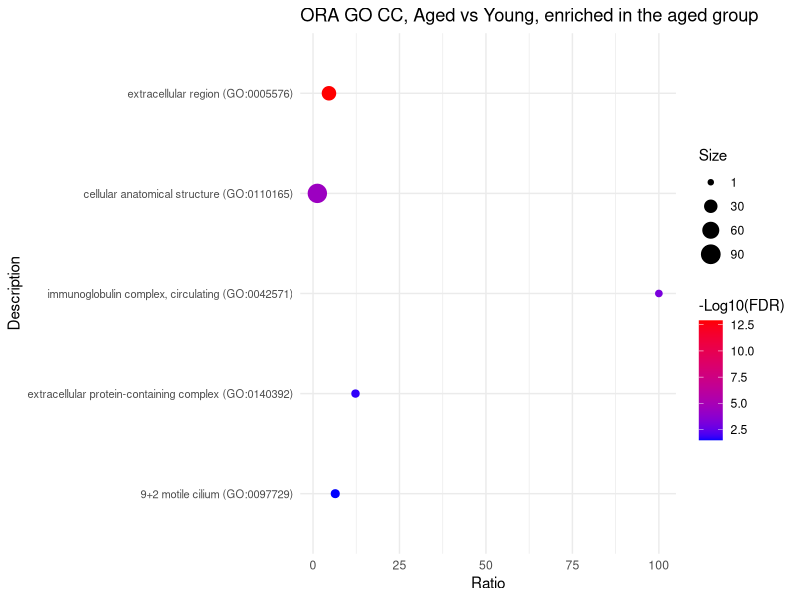
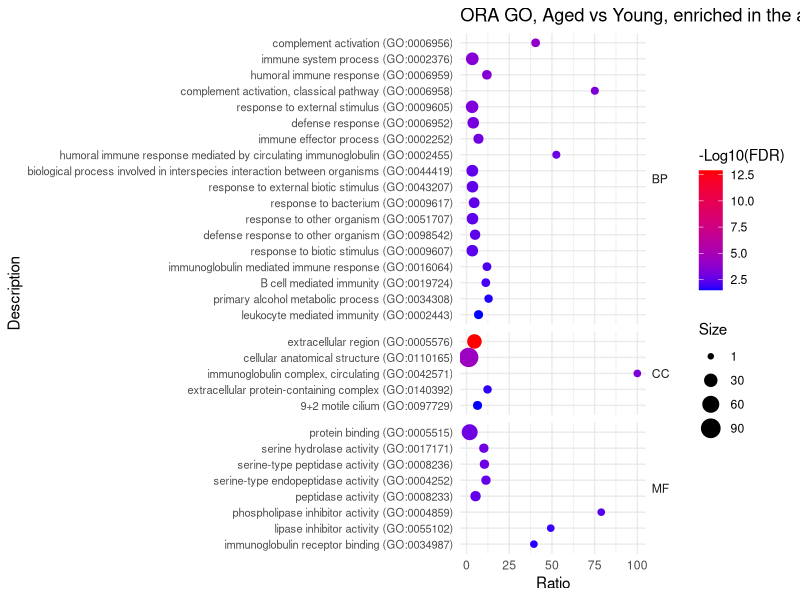
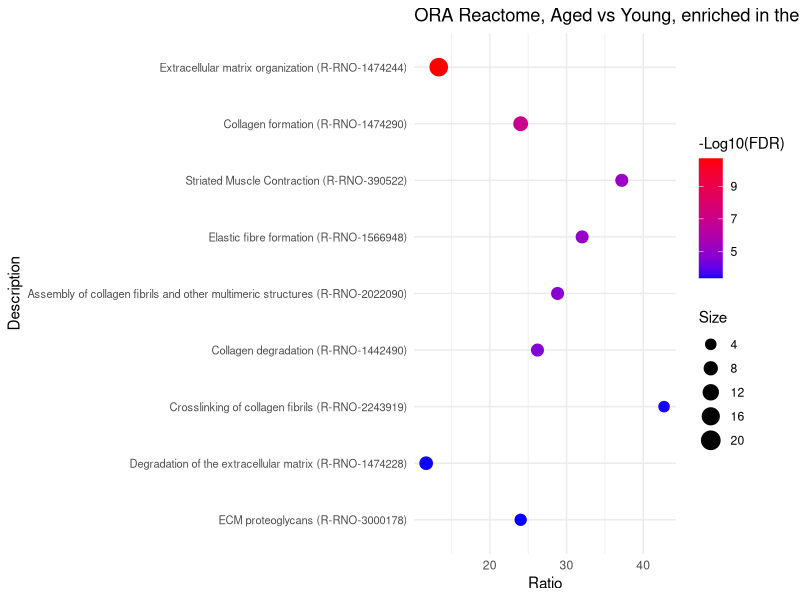
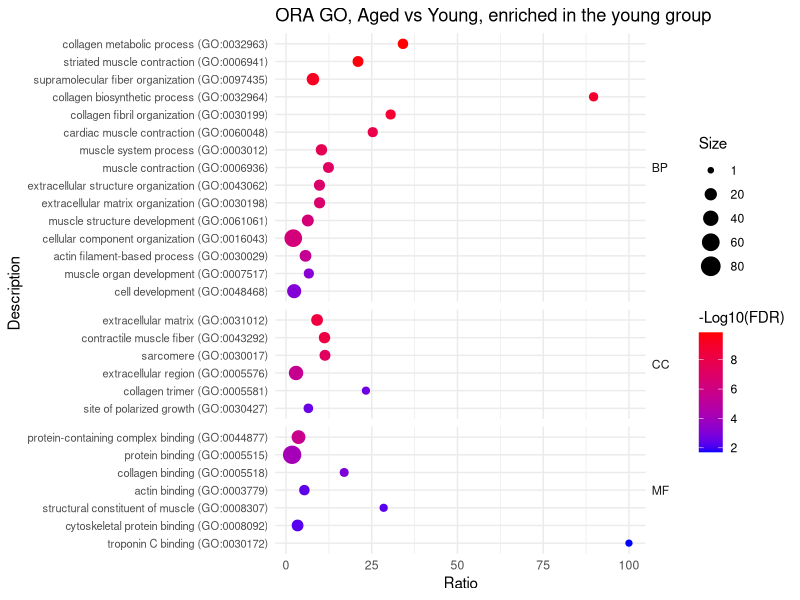
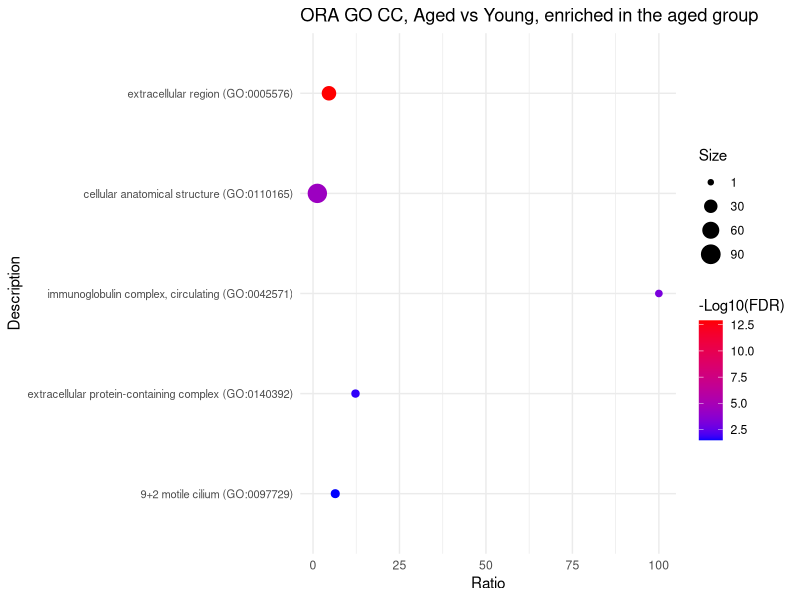
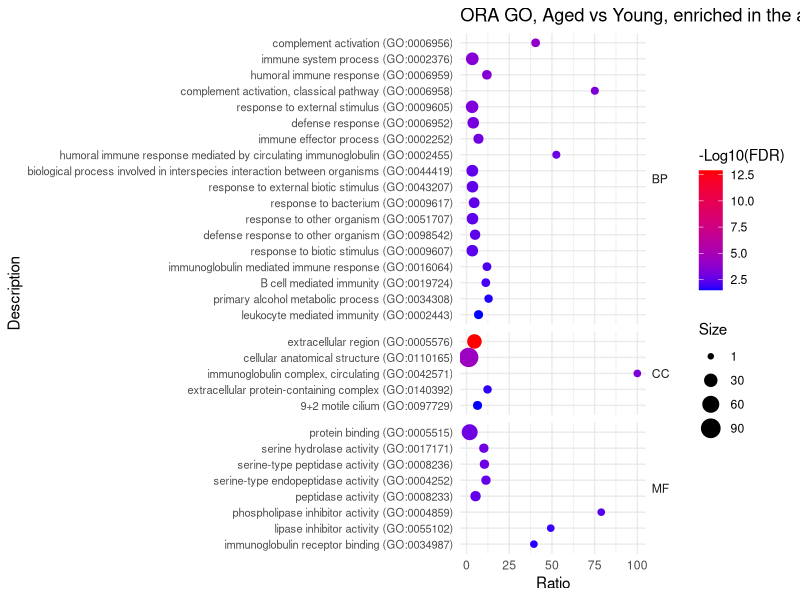
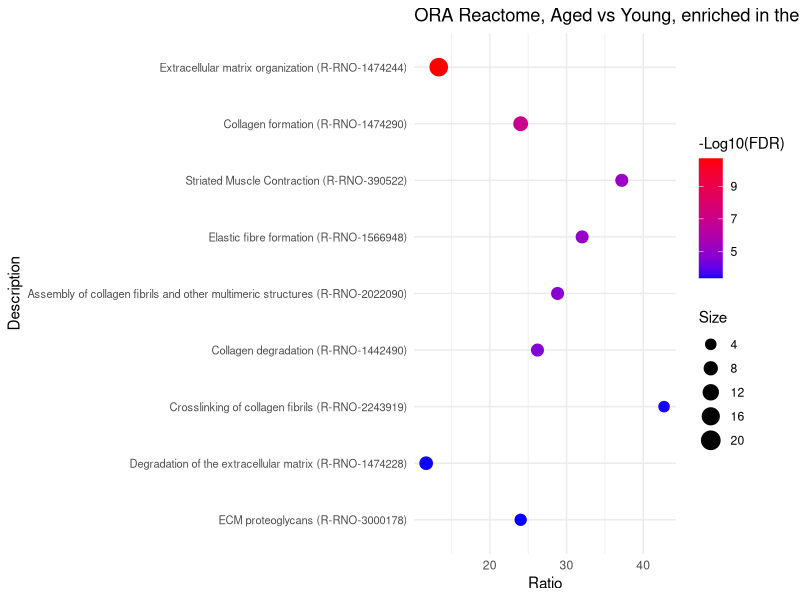
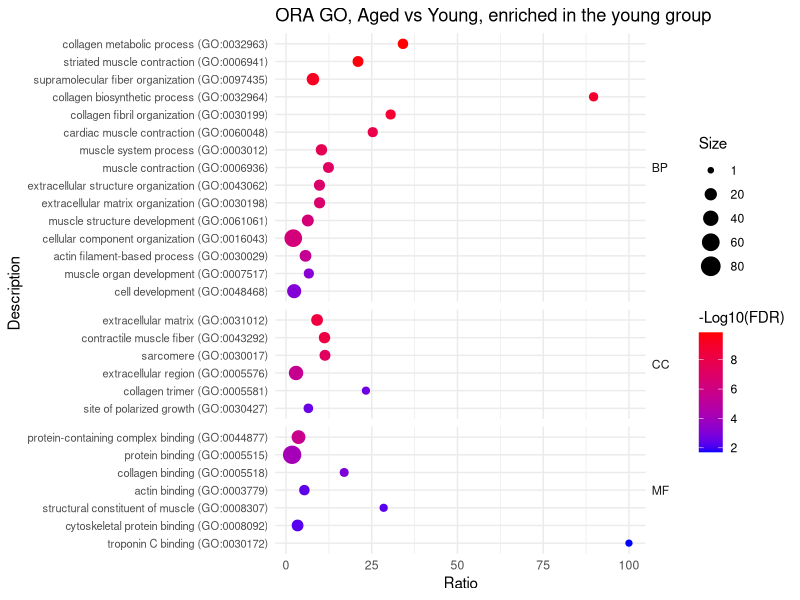

Write R code to recreate these figures, in order.
# =============================================================================
# Script 5 (age_vs_young_ORA): Dot plots of over-representation analysis (ORA)
#                              results, Aged vs Young (single-factor model)
# =============================================================================
#
# Purpose:
#   Plot pre-computed ORA results (GO and Reactome) for proteins that differ
#   between Aged (A = young adult) and Young (Y = peripubertal) rats in the
#   single-factor model of Script_4. This script only draws figures; the
#   enrichment analysis itself was run outside R.
#
# Input (in this folder):
#   - ORA_summary.xlsx
#       One sheet per selection of enriched terms. Columns: GO (BP / CC / MF;
#       not in the Reactome sheet), Description, Ref size (term size in the
#       background), Size (input proteins in the term), Expect, Ratio
#       (enrichment ratio = Size / Expect), P Value, FDR, and Log10(FDR).
#       Note: "Log10(FDR)" holds -log10(FDR) (positive; larger = more
#       significant; Excel formula =-LOG10(FDR)). The column keeps this name
#       because Excel reads a header starting with "-" as a formula; the
#       figure legends are labelled "-Log10(FDR)" with labs() below.
#       Sheets used: "aged GO CC", "aged GO select", "young Reactome select",
#       "young GO select". Sheets "aged  GO BP" and "aged GO MF" are not used.
#
# Outputs (written to this folder):
#   - ORA_age_vs_young_single_factor.pdf
#       4 pages: Figure 2d, Figure S3a, Figure 3f, Figure S3b (in this order).
#   - ORA_aged_vs_young_single_factor.RData
#       Plot objects p1-p4 and the last table read (up).
#
# Plot layout (all pages): x = Ratio, y = term, point color = -log10(FDR),
#   point size = Size. Terms are sorted by -log10(FDR), so the most
#   significant term is at the top.
#
# Run in RStudio: setwd() below requires an interactive RStudio session.
# =============================================================================

# Set the working directory to this script's folder (RStudio only).
setwd(dirname(rstudioapi::getSourceEditorContext()$path))

# Load required packages.
# readxl: read_excel(); dplyr: arrange() / group_by() / mutate();
# ggplot2: dot plots.
library(readxl)
library(dplyr)
library(ggplot2)


# Step 1: Enriched in the aged group -------------------------------------------

# GO cellular component terms enriched in the aged group (Figure 2d).
up <- read_excel("ORA_summary.xlsx", sheet = "aged GO CC")

# Sort terms by increasing -log10(FDR); ggplot draws the last factor level
# at the top, so the most significant term appears at the top of the plot.
up <- up %>%
  arrange((abs(`Log10(FDR)`))) %>%
  mutate(Description = factor(Description, levels = unique(Description)))

# Create the plot (Figure 2d).
# Point-size scale fixed to 0-90 (largest Size in this sheet: 86).
p1 <- ggplot(up, aes(x = Ratio, y = Description, color = `Log10(FDR)`, size = Size)) +
  geom_point() + scale_size_continuous(breaks = c(1, 30, 60, 90),
                                       limits = c(0, 90)) +
  scale_colour_gradient(low = "blue", high = "red",
                        space = "Lab", na.value = "grey50", guide = "colourbar",
                        aesthetics = "colour") +
  ggtitle("ORA GO CC, Aged vs Young, enriched in the aged group") +
  labs(colour = "-Log10(FDR)") + # Legend title (column holds -log10(FDR))
  theme_minimal() +
  theme(axis.text.y = element_text(size = 8)) # Adjust text size for readability

# Print the plot
print(p1)


# Selected GO terms (BP, CC, MF) enriched in the aged group (Figure S3a).
up <- read_excel("ORA_summary.xlsx", sheet = "aged GO select")

# Sort terms by increasing -log10(FDR) within each GO category.
up <- up %>%
  group_by(GO) %>%
  arrange(`Log10(FDR)`, .by_group = TRUE) %>%
  ungroup() %>%
  mutate(Description = factor(Description, levels = unique(Description)))

# Create the plot (Figure S3a), one facet per GO category.
# Point-size scale fixed to 0-90 (largest Size in this sheet: 86).
p2 <- ggplot(up, aes(x = Ratio, y = Description, color = `Log10(FDR)`, size = Size)) +
  geom_point() + scale_size_continuous(breaks = c(1, 30, 60, 90),
                                        limits = c(0, 90)) +
  scale_colour_gradient(low = "blue", high = "red",
                        space = "Lab", na.value = "grey50", guide = "colourbar",
                        aesthetics = "colour") +
  ggtitle("ORA GO, Aged vs Young, enriched in the aged group") +
  labs(colour = "-Log10(FDR)") + # Legend title (column holds -log10(FDR))
  # Facet by GO category (BP / CC / MF) to create separate clusters
  facet_grid(GO ~ ., scales = "free_y", space = "free_y") +
  theme_minimal() +
  theme(axis.text.y = element_text(size = 8), # Adjust text size for readability
        strip.text.y = element_text(angle = 0, hjust = 0)) # Keep facet labels horizontal

print(p2)


# Step 2: Enriched in the young group ------------------------------------------

# Selected Reactome pathways enriched in the young group (Figure 3f).
up <- read_excel("ORA_summary.xlsx", sheet = "young Reactome select")

# Sort terms by increasing -log10(FDR) (most significant at the top).
up <- up %>%
  arrange((abs(`Log10(FDR)`))) %>%
  mutate(Description = factor(Description, levels = unique(Description)))

# Create the plot (Figure 3f).
# Point-size scale fixed to 0-20 (largest Size in this sheet: 17).
p3 <- ggplot(up, aes(x = Ratio, y = Description, color = `Log10(FDR)`, size = Size)) +
  geom_point() + scale_size_continuous(breaks = c(4,8,12,16,20),
                                       limits = c(0, 20)) +
  scale_colour_gradient(low = "blue", high = "red",
                        space = "Lab", na.value = "grey50", guide = "colourbar",
                        aesthetics = "colour") +
  ggtitle("ORA Reactome, Aged vs Young, enriched in the young group") +
  labs(colour = "-Log10(FDR)") + # Legend title (column holds -log10(FDR))
  theme_minimal() +
  theme(axis.text.y = element_text(size = 8)) # Adjust text size for readability

# Print the plot
print(p3)


# Selected GO terms (BP, CC, MF) enriched in the young group (Figure S3b).
up <- read_excel("ORA_summary.xlsx", sheet = "young GO select")

# Sort terms by increasing -log10(FDR) within each GO category.
up <- up %>%
  group_by(GO) %>%
  arrange(`Log10(FDR)`, .by_group = TRUE) %>%
  ungroup() %>%
  mutate(Description = factor(Description, levels = unique(Description)))

# Create the plot (Figure S3b), one facet per GO category.
# Point-size scale fixed to 0-80 (largest Size in this sheet: 66).
p4 <- ggplot(up, aes(x = Ratio, y = Description, color = `Log10(FDR)`, size = Size)) +
  geom_point() +  scale_size_continuous(breaks = c(1, 20, 40, 60, 80),
                                         limits = c(0, 80)) +
  scale_colour_gradient(low = "blue", high = "red",
                        space = "Lab", na.value = "grey50", guide = "colourbar",
                        aesthetics = "colour") +
  ggtitle("ORA GO, Aged vs Young, enriched in the young group") +
  labs(colour = "-Log10(FDR)") + # Legend title (column holds -log10(FDR))
  # Facet by GO category (BP / CC / MF) to create separate clusters
  facet_grid(GO ~ ., scales = "free_y", space = "free_y") +
  theme_minimal() +
  theme(axis.text.y = element_text(size = 8), # Adjust text size for readability
        strip.text.y = element_text(angle = 0, hjust = 0)) # Keep facet labels horizontal

print(p4)


# Step 3: Save figures and workspace -------------------------------------------

# Export the four plots to one PDF (pages: Figure 2d, S3a, 3f, S3b).
pdf("ORA_age_vs_young_single_factor.pdf", width = 11, height = 8.5)
print(p1)
print(p2)
print(p3)
print(p4)
dev.off()


# Save the current workspace (plot objects p1-p4).
save.image("ORA_aged_vs_young_single_factor.RData")
